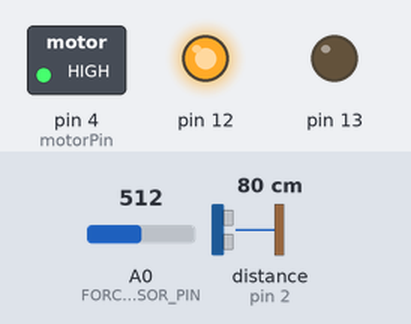
The sketch below on a simulated Arduino Uno, built with avr-gcc and run on an emulated ATmega328P. On the bench: switched loads named in the sketch (green lamp = pin HIGH), output pins drawn as LEDs (lit = HIGH). Wiring (inferred from the names in the program): ultrasonic range finder: trigger pin 3; echo pin 2. The test bench sets the inputs (shaded band); at power-on: A0 (FORCE_SENSOR_PIN) = 512, distance to the obstacle (sensor on pin 2) 80 cm. The echo pulse lasts 58.3 µs per cm; pins used as bus, display or sensor lines are not drawn; what the sketch prints to the serial monitor is not drawn.

Above: at 0.1 s.
Timing chart, 0 to 1.6 s (numbered marks = the images above):
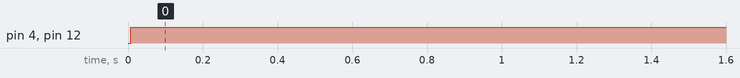

The sketch:

Firmware.ino
```cpp
#define echoPin 2 // attach pin D2 Arduino to pin Echo of HC-SR04
#define trigPin 3 //attach pin D3 Arduino to pin Trig of HC-SR04
#define motorPin 4
#define FORCE_SENSOR_PIN A0

// defines variables
long duration; // variable for the duration of sound wave travel
int distance; // variable for the distance measurement

void setup() {
  pinMode(trigPin, OUTPUT); // Sets the trigPin as an OUTPUT
  pinMode(echoPin, INPUT); // Sets the echoPin as an INPUT
  pinMode(motorPin, OUTPUT);
  pinMode(13, OUTPUT);
  pinMode(12, OUTPUT);
  Serial.begin(9600); // // Serial Communication is starting with 9600 of baudrate speed
  Serial.println("Ultrasonic Sensor HC-SR04 Test"); // print some text in Serial Monitor
  Serial.println("with Arduino UNO R3");
}
void loop() {
  int analogReading = analogRead(FORCE_SENSOR_PIN);
  // Clears the trigPin condition
  digitalWrite(trigPin, LOW);
  delayMicroseconds(2);
  // Sets the trigPin HIGH (ACTIVE) for 10 microseconds
  digitalWrite(trigPin, HIGH);
  delayMicroseconds(10);
  digitalWrite(trigPin, LOW);
  // Reads the echoPin, returns the sound wave travel time in microseconds
  duration = pulseIn(echoPin, HIGH);
  // Calculating the distance
  distance = duration * 0.034 / 2; // Speed of sound wave divided by 2 (go and back)
  // Displays the distance on the Serial Monitor
  Serial.println(distance);
  Serial.println(analogReading);
   if(distance == 0 && analogReading == 0) {
      Serial.println("Please, connect your pins properly.");
    }
    //
  else if( distance<3 || distance>10 || analogReading<100 || analogReading>350)  {
     digitalWrite(12, HIGH);
     digitalWrite(13, LOW);
     Serial.println("Abnormal");
      digitalWrite(motorPin, HIGH);
  }
  //
  else if (3<=distance<=10 && 100 <= analogReading <=350){
       digitalWrite(13, HIGH);
       digitalWrite(12, LOW);
       Serial.println("Normal");
      digitalWrite(motorPin, LOW);
  }

  delay(500);
}
```

Measured:
- by itself, pin 4 (motorPin), pin 12: LOW → HIGH at 0.01 s
